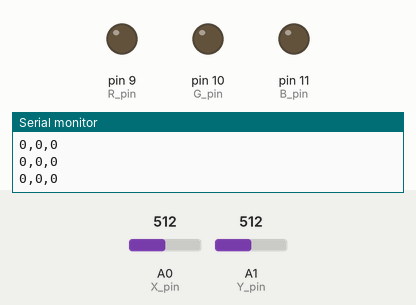
This sketch was run on a simulated Arduino Uno, built with avr-gcc and run on an emulated ATmega328P. Parts: output pins drawn as LEDs (lit = HIGH), the last lines printed to the serial monitor. Inputs (shaded band) come from the test bench; at power-on: A0 (X_pin) = 512, A1 (Y_pin) = 512.

Above: at 1.2 s.
1.3 s: A0 (X_pin) set to 686
2.8 s: A0 (X_pin) set to 709
At 3.4 s:
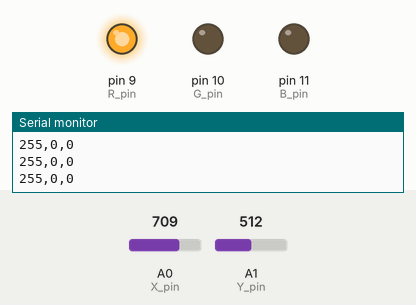
4.3 s: A0 (X_pin) set to 290
At 4.9 s:
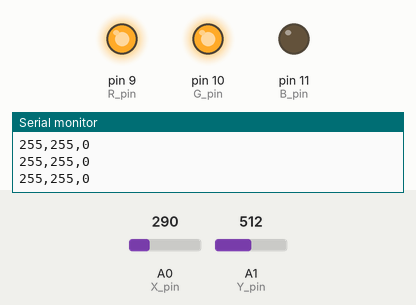
5.8 s: A0 (X_pin) set to 315
At 6.4 s:
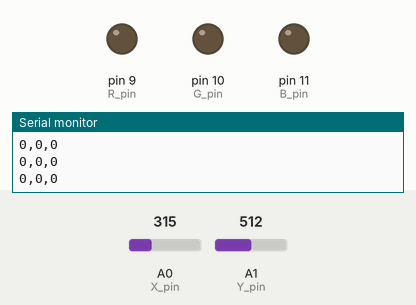
7.3 s: A1 (Y_pin) set to 684
8.8 s: A1 (Y_pin) set to 718
At 9.2 s:
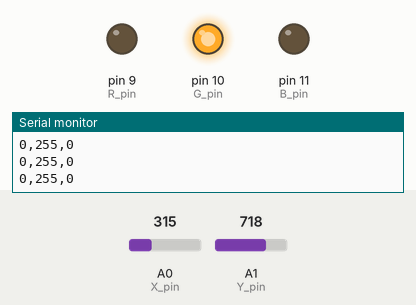
Timing chart, 0 to 11.3 s (numbered marks = the images above; inputs shaded):
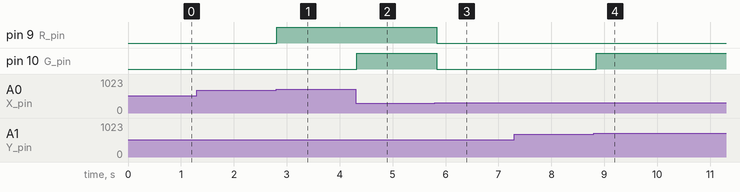

Measured:
- the behaviour switches between 700 and 701 on A0 (X_pin) (found by bisection; images 0 and 1)
- the behaviour switches between 299 and 300 on A0 (X_pin) (found by bisection; images 2 and 3)
- the behaviour switches between 700 and 701 on A1 (Y_pin) (found by bisection; images 3 and 4)
- after the input at 2.8 s, pin 9 (R_pin): LOW → HIGH at once
- after the input at 4.3 s, pin 10 (G_pin): LOW → HIGH at once
- after the input at 5.8 s, pin 9 (R_pin), pin 10 (G_pin): HIGH → LOW at once
- after the input at 8.8 s, pin 10 (G_pin): LOW → HIGH after 0.05 s

The sketch:

sketch.ino
```cpp
const int X_pin = A0;
const int Y_pin = A1;

const int R_pin = 9;
const int G_pin = 10;
const int B_pin = 11;

void setup() {
  pinMode(R_pin, OUTPUT);
  pinMode(G_pin, OUTPUT);
  pinMode(B_pin, OUTPUT);
  Serial.begin(9600);
}

void loop() {
  int xVal = analogRead(X_pin);
  int yVal = analogRead(Y_pin);

  int r = 0, g = 0, b = 0;

  if (xVal > 700) { r=255; g=0; b=0; }         // UP → RED
  else if (xVal < 300) { r=255; g=255; b=0; }  // DOWN → YELLOW
  else if (yVal > 700) { r=0; g=255; b=0; }    // RIGHT → GREEN
  else if (yVal < 300) { r=0; g=0; b=255; }    // LEFT → BLUE

  analogWrite(R_pin,r);
  analogWrite(G_pin,g);
  analogWrite(B_pin,b);

  Serial.print(r); Serial.print(",");
  Serial.print(g); Serial.print(",");
  Serial.println(b);

  delay(100);
}
```
